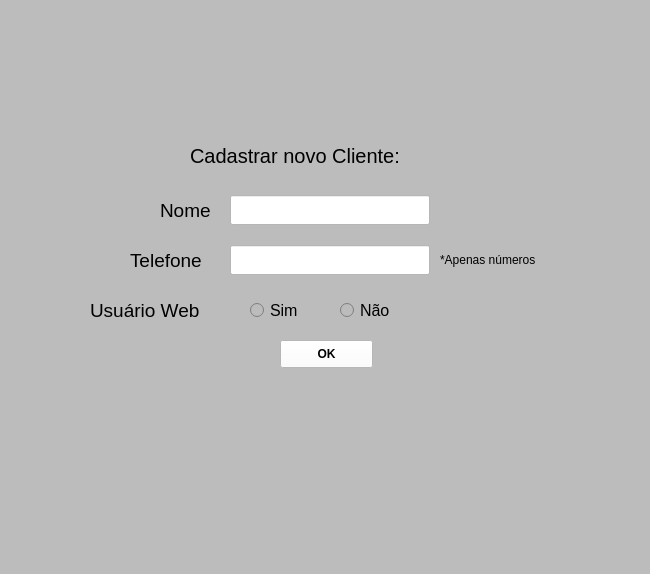
<?xml version="1.0" encoding="UTF-8"?>
<ui version="4.0">
 <class>MainWindow</class>
 <widget class="QMainWindow" name="MainWindow">
  <property name="geometry">
   <rect>
    <x>0</x>
    <y>0</y>
    <width>650</width>
    <height>574</height>
   </rect>
  </property>
  <property name="windowTitle">
   <string>MainWindow</string>
  </property>
  <property name="styleSheet">
   <string notr="true">background-color: rgb(188, 188, 188)</string>
  </property>
  <widget class="QWidget" name="centralwidget">
   <widget class="QPushButton" name="pushButton">
    <property name="geometry">
     <rect>
      <x>280</x>
      <y>340</y>
      <width>93</width>
      <height>28</height>
     </rect>
    </property>
    <property name="font">
     <font>
      <weight>75</weight>
      <bold>true</bold>
     </font>
    </property>
    <property name="styleSheet">
     <string notr="true">background-color: rgb(255, 255, 255)</string>
    </property>
    <property name="text">
     <string>OK</string>
    </property>
   </widget>
   <widget class="QLabel" name="label">
    <property name="geometry">
     <rect>
      <x>190</x>
      <y>140</y>
      <width>261</width>
      <height>31</height>
     </rect>
    </property>
    <property name="font">
     <font>
      <pointsize>15</pointsize>
     </font>
    </property>
    <property name="text">
     <string>Cadastrar novo Cliente:</string>
    </property>
   </widget>
   <widget class="QLineEdit" name="nome">
    <property name="geometry">
     <rect>
      <x>230</x>
      <y>195</y>
      <width>200</width>
      <height>30</height>
     </rect>
    </property>
    <property name="font">
     <font>
      <pointsize>10</pointsize>
     </font>
    </property>
    <property name="styleSheet">
     <string notr="true">background-color: rgb(255, 255, 255)</string>
    </property>
    <property name="maxLength">
     <number>100</number>
    </property>
   </widget>
   <widget class="QLineEdit" name="telefone">
    <property name="geometry">
     <rect>
      <x>230</x>
      <y>245</y>
      <width>200</width>
      <height>30</height>
     </rect>
    </property>
    <property name="font">
     <font>
      <pointsize>10</pointsize>
     </font>
    </property>
    <property name="styleSheet">
     <string notr="true">background-color: rgb(255, 255, 255)</string>
    </property>
    <property name="maxLength">
     <number>11</number>
    </property>
   </widget>
   <widget class="QLabel" name="label_3">
    <property name="geometry">
     <rect>
      <x>160</x>
      <y>200</y>
      <width>61</width>
      <height>21</height>
     </rect>
    </property>
    <property name="font">
     <font>
      <pointsize>14</pointsize>
     </font>
    </property>
    <property name="text">
     <string>Nome</string>
    </property>
   </widget>
   <widget class="QLabel" name="label_4">
    <property name="geometry">
     <rect>
      <x>130</x>
      <y>250</y>
      <width>91</width>
      <height>21</height>
     </rect>
    </property>
    <property name="font">
     <font>
      <pointsize>14</pointsize>
     </font>
    </property>
    <property name="text">
     <string>Telefone</string>
    </property>
   </widget>
   <widget class="QLabel" name="label_6">
    <property name="geometry">
     <rect>
      <x>440</x>
      <y>250</y>
      <width>111</width>
      <height>20</height>
     </rect>
    </property>
    <property name="text">
     <string>*Apenas números</string>
    </property>
   </widget>
   <widget class="QLabel" name="label_7">
    <property name="geometry">
     <rect>
      <x>90</x>
      <y>300</y>
      <width>131</width>
      <height>21</height>
     </rect>
    </property>
    <property name="font">
     <font>
      <pointsize>14</pointsize>
     </font>
    </property>
    <property name="text">
     <string>Usuário Web</string>
    </property>
   </widget>
   <widget class="QRadioButton" name="opcaoSim">
    <property name="geometry">
     <rect>
      <x>250</x>
      <y>300</y>
      <width>61</width>
      <height>20</height>
     </rect>
    </property>
    <property name="font">
     <font>
      <pointsize>12</pointsize>
     </font>
    </property>
    <property name="text">
     <string>Sim</string>
    </property>
   </widget>
   <widget class="QRadioButton" name="opcaoNao">
    <property name="geometry">
     <rect>
      <x>340</x>
      <y>300</y>
      <width>61</width>
      <height>20</height>
     </rect>
    </property>
    <property name="font">
     <font>
      <pointsize>12</pointsize>
     </font>
    </property>
    <property name="text">
     <string>Não</string>
    </property>
   </widget>
  </widget>
  <widget class="QMenuBar" name="menubar">
   <property name="geometry">
    <rect>
     <x>0</x>
     <y>0</y>
     <width>650</width>
     <height>26</height>
    </rect>
   </property>
  </widget>
  <widget class="QStatusBar" name="statusbar"/>
 </widget>
 <resources/>
 <connections/>
</ui>
